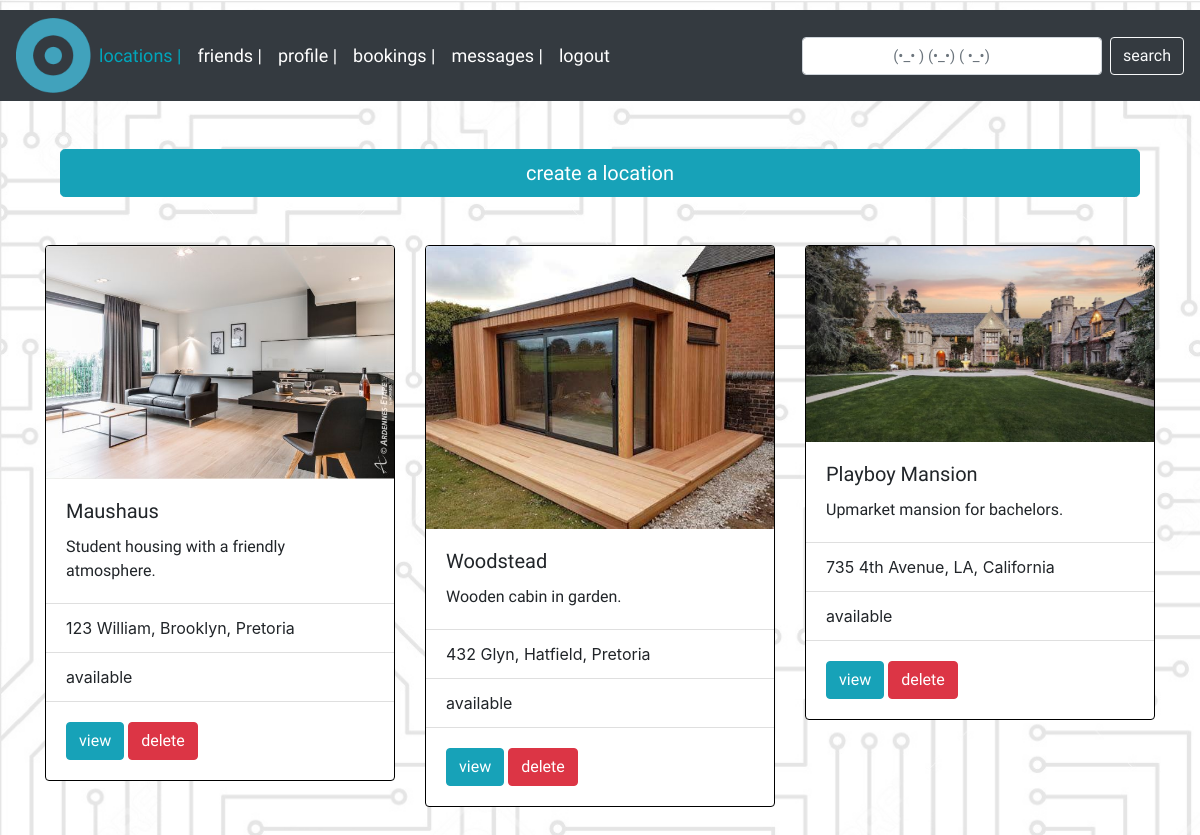
/locations.php (signed in), run on the app's committed database.
### tables this page shows
CREATE TABLE `tbLocations` (
  `projID` int(11) NOT NULL,
  `name` char(50) NOT NULL,
  `address` char(100) NOT NULL,
  `type` char(50) NOT NULL,
  `description` text NOT NULL,
  `creationdate` date NOT NULL,
  `owner` char(50) NOT NULL,
  `members` text NOT NULL,
  `status` char(50) NOT NULL DEFAULT 'new',
  `files` blob,
  `pic` varchar(50) DEFAULT NULL
);

### locations.php (the view, shortened to what this page needs)
<?php
include 'db.php';
include 'head.php';
?>
	<div class='container'>
				<div class='butt'><button id='projbutt' type='button' class='btn btn-info btn-lg btn-block' >create a location</button></div>
	</div>
	<br/><br/>
<?php
echo '<div class="row">';
$email=$_SESSION['username'];
$myquery = "SELECT * FROM tbLocations WHERE owner = '$email' ORDER BY creationdate desc";
$mylocs = $mysqli->query($myquery);
if($mylocs){
foreach ($mylocs as $mylocs){
	$locname = $mylocs['name'];
	$locadd = $mylocs['address'];
	$locdes = $mylocs['description'];
	$locstat = $mylocs['status'];
	$locpic = $mylocs['pic'];
	echo "<div class='col-12 col-md-4'>";
	echo "<div class='card' style='width: 100%;'>
		<img src='img/locPics/$locpic' class='card-img-top' alt='...'>
		<div class='card-body'>
			<h5 class='card-title'>$locname</h5>
			<p class='card-text'>$locdes.</p>
		</div>
		<ul class='list-group list-group-flush'>
			<li class='list-group-item'>$locadd</li>
			<li class='list-group-item'>$locstat</li>
		</ul>
		<div class='card-body'>
			<button type='button' class='btn btn-info'>view</button>
			<button type='button' class='btn btn-danger'>delete</button>
		</div>
	</div>
	<br/>";
	echo "</div>";
	}
}
echo "</div>";
?>
		</div>
</body>
</html>

### head.php (shortened to what this page needs)
<!DOCTYPE html>
<html>
<head>
	<link rel="stylesheet" href="https://stackpath.bootstrapcdn.com/bootstrap/4.1.2/css/bootstrap.min.css">
	<link rel="stylesheet" type="text/css" href="style/style.css" />
</head>
<body>
	<nav class="navbar navbar-expand navbar-dark bg-dark">
		<a href="login.php">
		<img src="img/fav.png" style="height:75px;width:75px;"></img>
		</a>
      <div class="collapse navbar-collapse" id="navbarSupportedContent">
          <ul id="navOptions" class="navbar-nav mr-auto">
							<a id="navelem" href="locations.php" class="nav-item active nav-link">locations |</a>
              <a id="navelem" href="friends.php" class="nav-item active nav-link">friends |</a>
              <a id="navelem" href="profile.php" class="nav item active nav-link">profile |</a>
							<a id="navelem" href="bookings.php" class="nav item active nav-link">bookings |</a>
							<a id="navelem" href="messages.php" class="nav item active nav-link">messages |</a>
							<a id="navelem" href="index.php" class="nav item active nav-link">logout</a>
          </ul>
          <form id="search" action="search.php" method="post" class="form-inline my-2 mylg-0">
              <input type="search" style="width:300px;" name="search" id="search" class="form-control mr-sm-2" placeholder="                     (•_• ) (•_•) ( •_•)" aria-label="search">
              <button class="btn btn-outline-light" type="submit">search</button>
          </form>
      </div>
  </nav>
	<div class="container">
	<br/><br/>

### style/style.css (style rules this page uses)
div.card-body { font-family: 'Chilanka', cursive; }
body { background-image: url("../img/bg.jpg"); background-repeat: no-repeat; background-size:cover; background-attachment: fixed; padding-top: 10px; padding-bottom: 10px; }
div.butt { font-family: 'Inconsolata', monospace; font-size: 11px; text-align: center; }
#navelem { font-family: 'Inconsolata', monospace; font-size: 18px; text-align: center; }
#search { font-family: 'Chilanka', cursive; font-size: 15px; }
.card { border-color: black; }

### data on the page
tblocations: pic (picture), name "Maushaus", description "Student housing with a friendly atmosphere", address "123 William, Brooklyn, Pretoria", status "available"
tblocations: pic (picture), name "Woodstead", description "Wooden cabin in garden", address "432 Glyn, Hatfield, Pretoria", status "available"
tblocations: pic (picture), name "Playboy Mansion", description "Upmarket mansion for bachelors", address "735 4th Avenue, LA, California", status "available"
